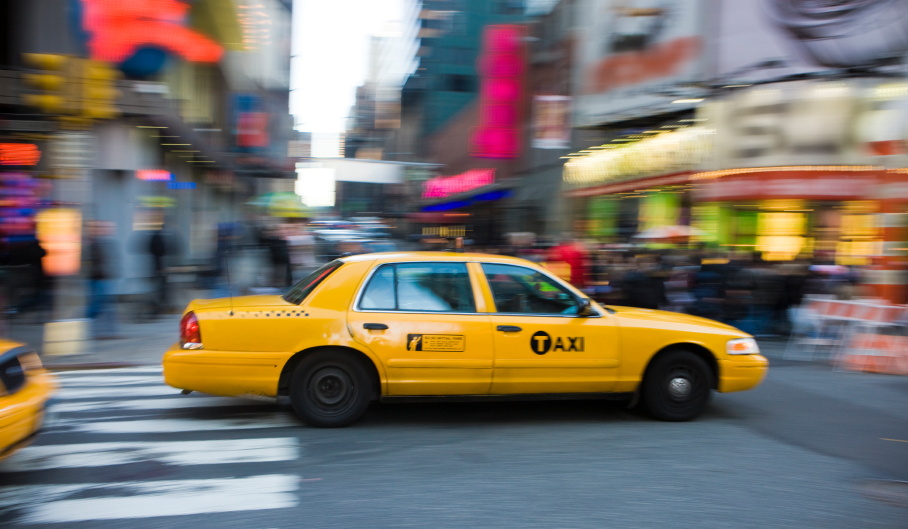
#> input picture imagematcher/cab.jpg, 908 x 529 px
$ python match.py   (older library calls are emulated)
#> lines starting #> are read from the running program, lines starting #| are printed output that depends on the picture
# [61 lines of commented-out code are left out]


import numpy as np
import cv2
from matplotlib import pyplot as plt


# index_params = dict(algorithm = FLANN_INDEX_KDTREE, trees = 5)
# search_params = dict(checks=100)

img1 = cv2.imread('cab.jpg',0)          # queryImage
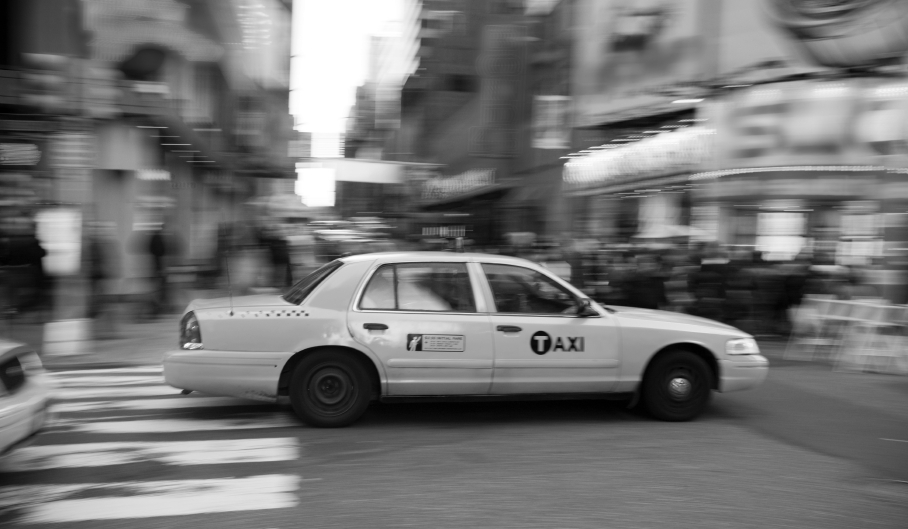
#> img1: shape (529, 908); min 0, max 255, mean 115.6
img2 = cv2.imread('city.jpg',0) # trainImage
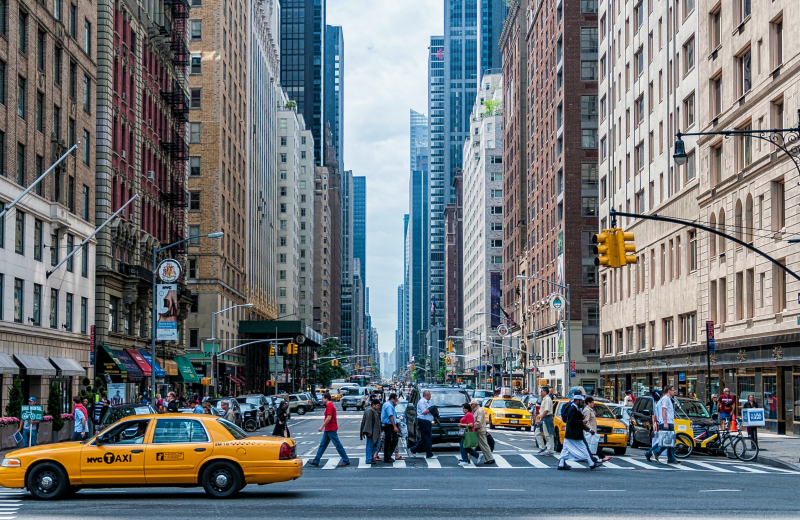
#> input picture imagematcher/city.jpg, 800 x 520 px
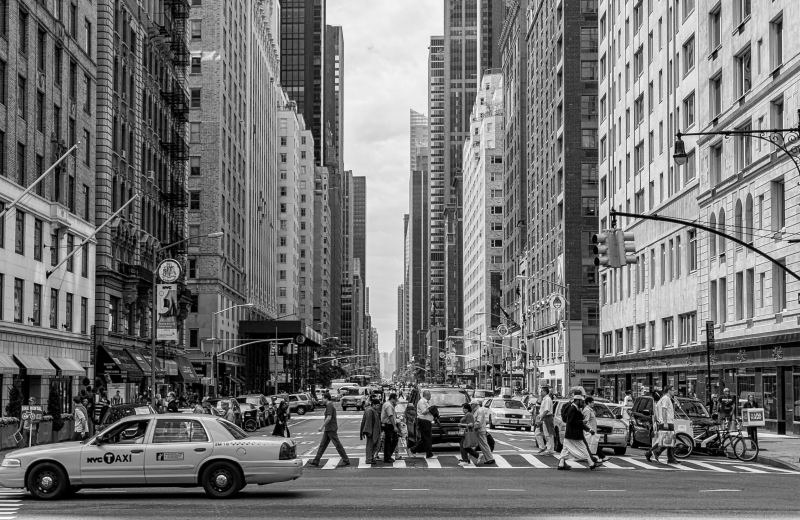
#> img2: shape (520, 800); min 0, max 251, mean 115.6

# Initiate SIFT detector
# sift = cv2.SIFT()
sift = cv2.xfeatures2d.SIFT_create()

# find the keypoints and descriptors with SIFT
kp1, des1 = sift.detectAndCompute(img1,None)
#> kp1 = 768 keypoints; strongest (x, y, size): (780, 238, 30.9), (369, 327, 6.2), (61, 238, 31.8), (419, 347, 4.9)
kp2, des2 = sift.detectAndCompute(img2,None)
#> kp2 = 5760 keypoints; strongest (x, y, size): (790, 241, 2.5), (745, 434, 4.1), (528, 429, 3.5), (552, 372, 3.4)

# gray= cv2.cvtColor(img2,cv2.COLOR_BGR2GRAY)
img2_keypoints=cv2.drawKeypoints(img2,kp2,img2,flags=cv2.DRAW_MATCHES_FLAGS_DRAW_RICH_KEYPOINTS)
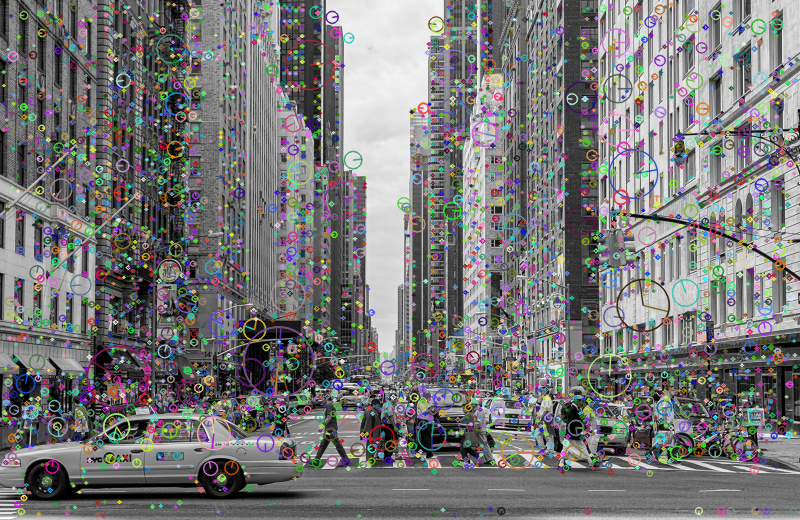
#> img2_keypoints: shape (520, 800, 3); mean of channels 0, 1, 2 119.3, 119, 119.6; drawn as B, G, R


# FLANN parameters
FLANN_INDEX_KDTREE = 0
index_params = dict(algorithm = FLANN_INDEX_KDTREE, trees = 5)
search_params = dict(checks=50)   # or pass empty dictionary

flann = cv2.FlannBasedMatcher(index_params,search_params)

matches = flann.knnMatch(des1,des2,k=2)
#> matches = 768 matches

# Need to draw only good matches, so create a mask
matchesMask = [[0,0] for i in range(len(matches))]
#> matchesMask = 768 pairs, first value 0 to 0, second value 0 to 0

# ratio test as per Lowe's paper
for i,(m,n) in enumerate(matches):
    if m.distance < 0.7*n.distance:
        matchesMask[i]=[1,0]
#> after the loop, matchesMask = 768 pairs, first value 0 to 1, second value 0 to 0

draw_params = dict(matchColor = (0,255,0),
                   singlePointColor = (255,0,0),
                   matchesMask = matchesMask,
                   flags = 0)
#> draw_params = 4 items

matched_image = cv2.drawMatchesKnn(img1,kp1,img2,kp2,matches,None,**draw_params)
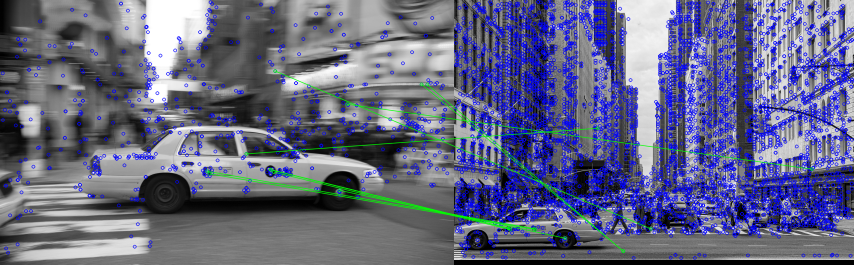
#> matched_image: shape (529, 1708, 3) (shown at 1/2 size); mean of channels 0, 1, 2 132.1, 103.1, 100.7; drawn as B, G, R

plt.figure(1)
plt.imshow(matched_image)
plt.figure(2)
plt.imshow(img2_keypoints)
plt.show()
